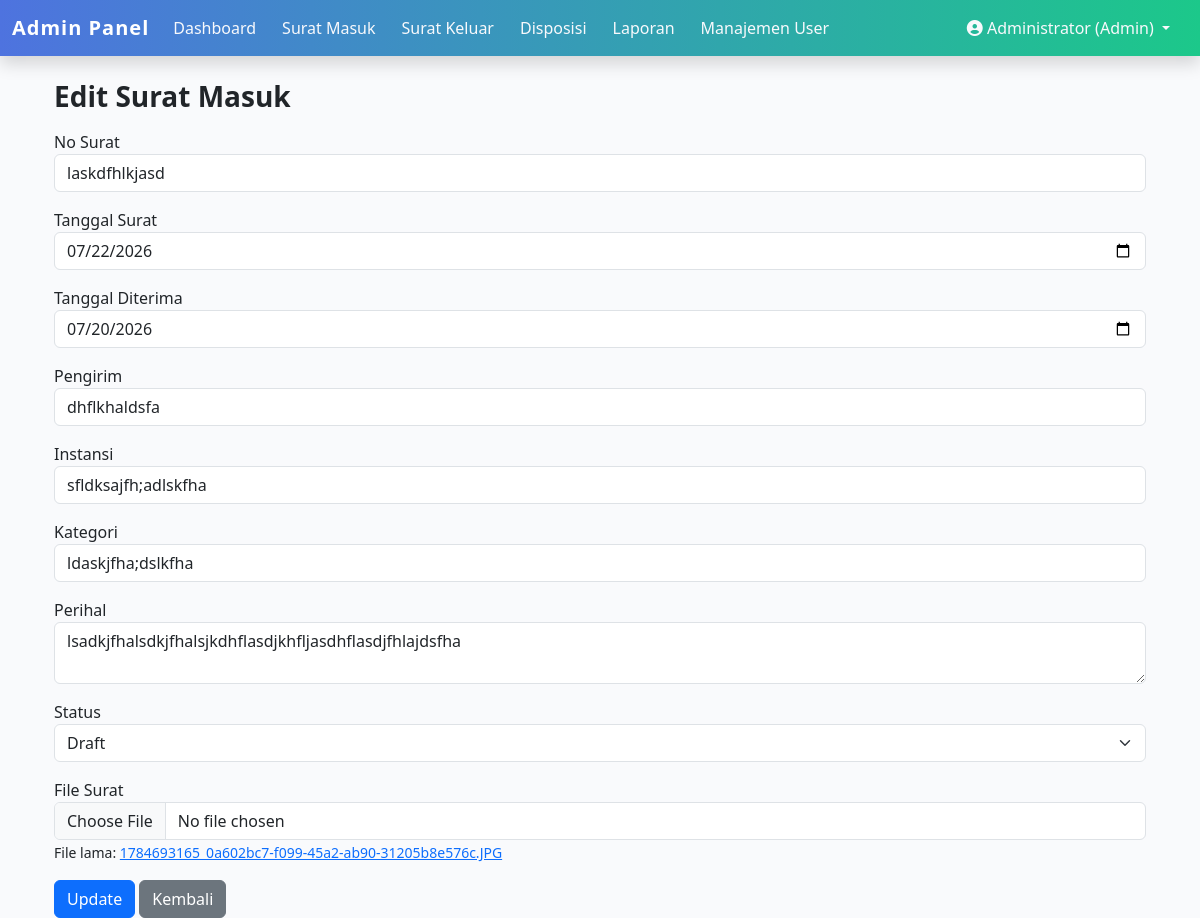
Screenshot of /admin/surat_masuk_edit.php?id=11 (signed in) with the database file from the repository.
### tables this page shows
CREATE TABLE `surat_masuk` (
  `id` int(11) NOT NULL,
  `no_agenda` varchar(50) DEFAULT NULL,
  `no_surat` varchar(100) DEFAULT NULL,
  `tgl_surat` date DEFAULT NULL,
  `tgl_diterima` date DEFAULT NULL,
  `pengirim` varchar(150) DEFAULT NULL,
  `instansi` varchar(150) DEFAULT NULL,
  `perihal` varchar(255) DEFAULT NULL,
  `kategori` varchar(100) DEFAULT NULL,
  `file_surat` varchar(255) DEFAULT NULL,
  `status` enum('draft','menunggu_verifikasi','terverifikasi','diproses_kasi_pais','selesai') DEFAULT 'draft',
  `created_at` timestamp NULL DEFAULT current_timestamp()
);

### includes/tracking.php (called while the page is built, shortened)
<?php
function getStatusSteps() {
    return [
        'draft'                 => 'Draft',
        'menunggu_verifikasi'   => 'Menunggu Verifikasi',
        'terverifikasi'         => 'Terverifikasi',
        'diproses_kasi_pais'    => 'Diproses Kasi PAIS',
        'selesai'               => 'Selesai',
    ];
}

### admin/surat_masuk_edit.php (the view, shortened to what this page needs)
<?php
include "../includes/tracking.php";
$id = intval($_GET['id']);
$result = mysqli_query($conn, "SELECT * FROM surat_masuk WHERE id=$id");
$surat = mysqli_fetch_assoc($result);
?>
<?php include "../includes/header.php"; ?>
<div class="container mt-4">
  <h3 class="fw-bold mb-3">Edit Surat Masuk</h3>
  <form method="POST" enctype="multipart/form-data">
    <div class="mb-3">
      <label>No Surat</label>
      <input type="text" name="no_surat" value="<?= htmlspecialchars($surat['no_surat']); ?>" class="form-control" required>
    </div>
    <div class="mb-3">
      <label>Tanggal Surat</label>
      <input type="date" name="tgl_surat" value="<?= htmlspecialchars($surat['tgl_surat']); ?>" class="form-control" required>
    </div>
    <div class="mb-3">
      <label>Tanggal Diterima</label>
      <input type="date" name="tgl_diterima" value="<?= htmlspecialchars($surat['tgl_diterima']); ?>" class="form-control">
    </div>
    <div class="mb-3">
      <label>Pengirim</label>
      <input type="text" name="pengirim" value="<?= htmlspecialchars($surat['pengirim']); ?>" class="form-control" required>
    </div>
    <div class="mb-3">
      <label>Instansi</label>
      <input type="text" name="instansi" value="<?= htmlspecialchars($surat['instansi']); ?>" class="form-control">
    </div>
    <div class="mb-3">
      <label>Kategori</label>
      <input type="text" name="kategori" value="<?= htmlspecialchars($surat['kategori']); ?>" class="form-control">
    </div>
    <div class="mb-3">
      <label>Perihal</label>
      <textarea name="perihal" class="form-control" required><?= htmlspecialchars($surat['perihal']); ?></textarea>
    </div>
    <div class="mb-3">
      <label>Status</label>
      <select name="status" class="form-select">
        <?php foreach (getStatusSteps() as $key => $label): ?>
          <option value="<?= $key; ?>" <?= $surat['status'] == $key ? 'selected' : ''; ?>><?= $label; ?></option>
        <?php endforeach; ?>
      </select>
    </div>
    <div class="mb-3">
      <label>File Surat</label>
      <input type="file" name="file_surat" class="form-control">
      <?php if($surat['file_surat']): ?>
        <small>File lama: <a href="../assets/uploads/surat_masuk/<?= htmlspecialchars($surat['file_surat']); ?>" target="_blank"><?= htmlspecialchars($surat['file_surat']); ?></a></small>
      <?php endif; ?>
    </div>
    <button type="submit" class="btn btn-primary">Update</button>
    <a href="surat_masuk.php" class="btn btn-secondary">Kembali</a>
  </form>
</div>
<?php include "../includes/footer.php"; ?>

### includes/header.php (style rules this page uses)
body { background-color: #f9fafc; font-family: 'Segoe UI', Tahoma, Geneva, Verdana, sans-serif; }

### rows the page displays
surat_masuk: no_surat "laskdfhlkjasd", tgl_surat "07/22/2026", tgl_diterima "07/20/2026", pengirim "dhflkhaldsfa", instansi "sfldksajfh;adlskfha", kategori "ldaskjfha;dslkfha", perihal "lsadkjfhalsdkjfhalsjkdhflasdjkhfljasdhflasdjfhlajdsfha", file_surat "1784693165_0a602bc7-f099-45a2-ab90-31205b8e576c.JPG"

### other values shown
$_SESSION['nama'] "Administrator"
$_SESSION['role'] "Admin"
form field status "Draft"
